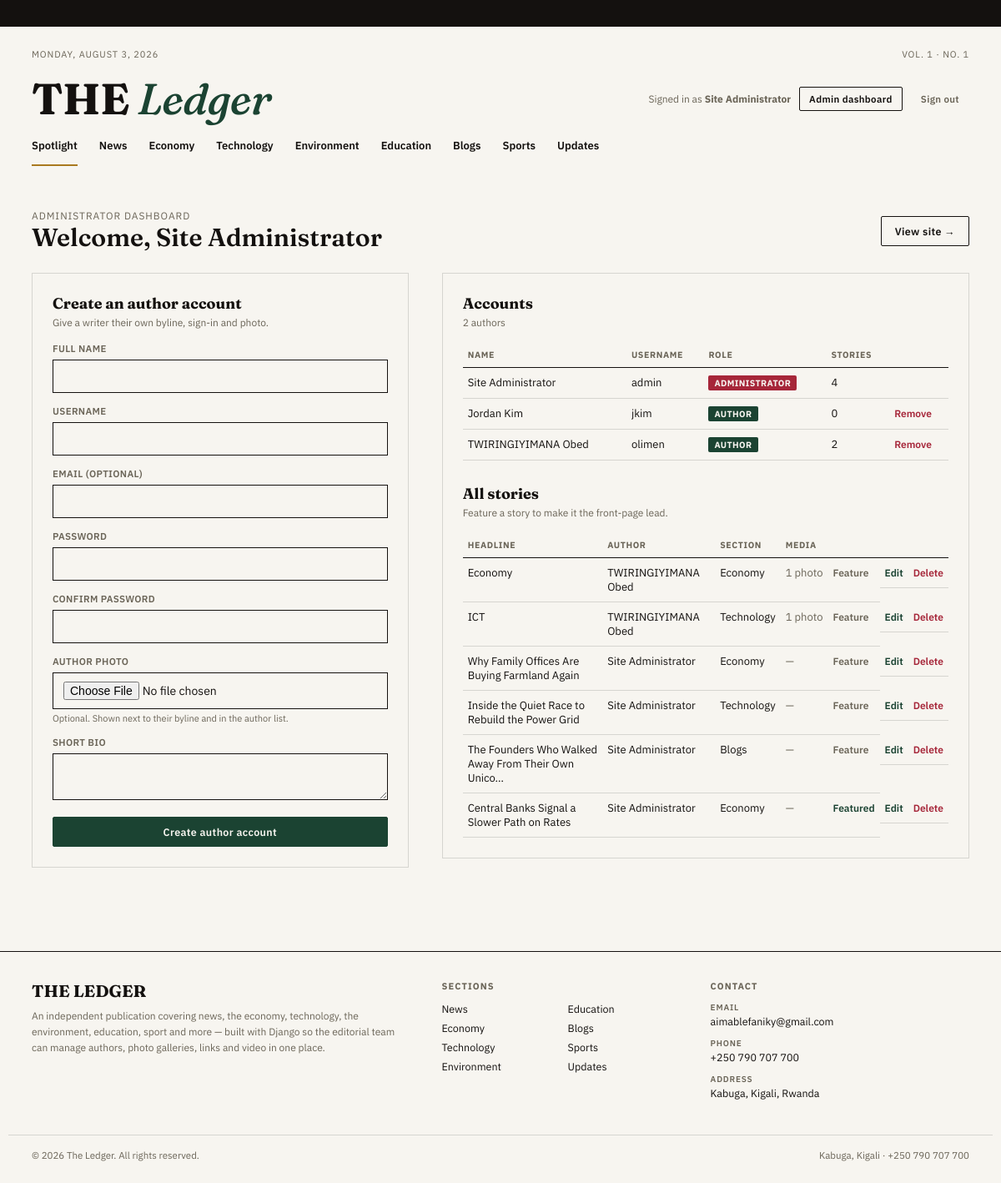
The app's page /accounts/dashboard/ (signed in), older data.
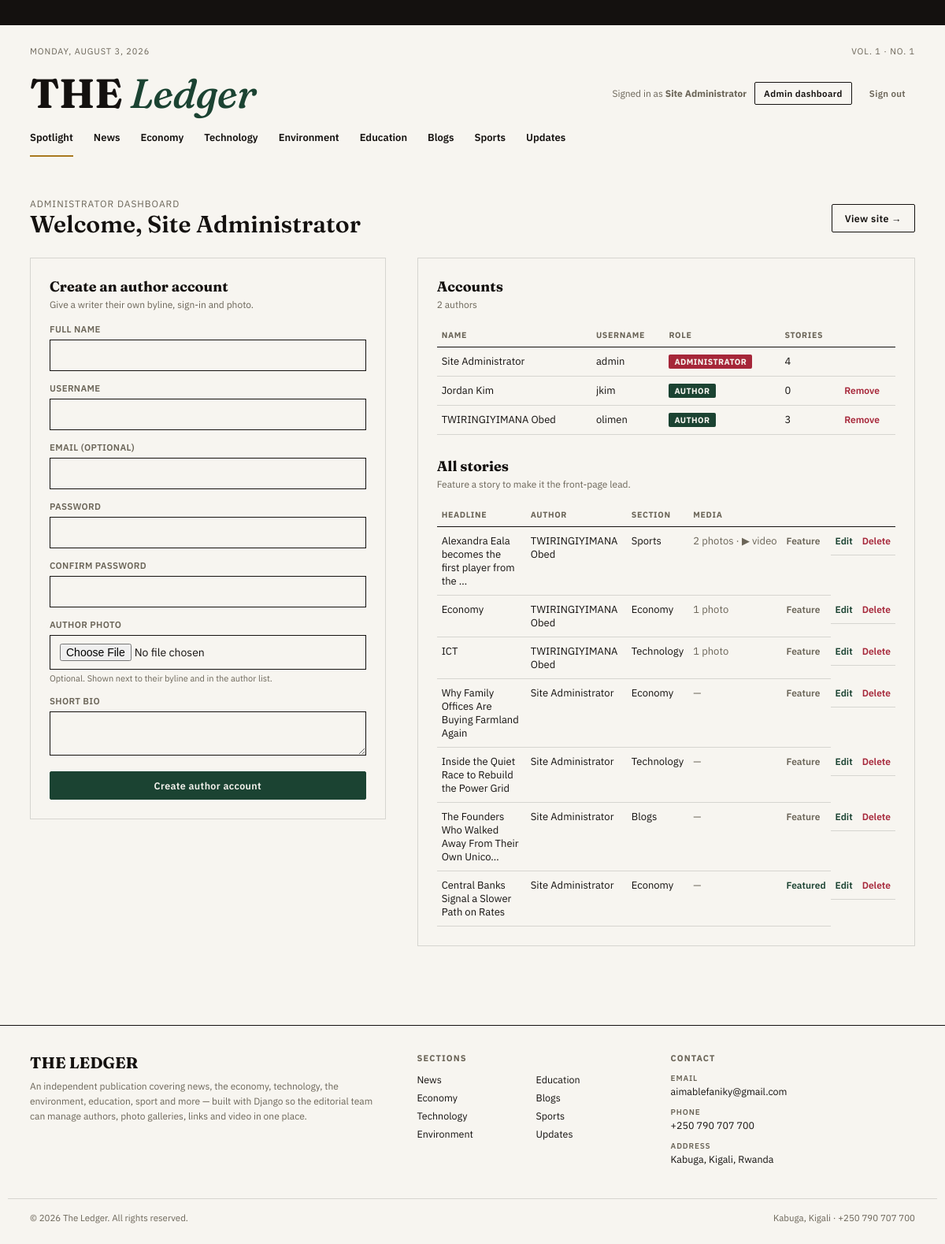
The same page, newer data.
### accounts/models.py (models this page shows, shortened)
class Profile(models.Model):
    ROLE_CHOICES = [
        ("admin", "Administrator"),
        ("author", "Author"),
    ]
    user = models.OneToOneField(
        settings.AUTH_USER_MODEL, on_delete=models.CASCADE, related_name="profile"
    )
    role = models.CharField(max_length=10, choices=ROLE_CHOICES, default="author")
    bio = models.TextField(blank=True, help_text="One or two sentences shown on the author's byline.")
    avatar = models.ImageField(upload_to="avatars/", blank=True, null=True)
    class Meta:
        ordering = ["user__first_name", "user__username"]
    @property
    def is_admin(self):
        return self.role == "admin" or self.user.is_superuser
    @property
    def display_name(self):
        return self.user.get_full_name() or self.user.username

### news/models.py (models this page shows, shortened)
class Article(models.Model):
    CATEGORY_CHOICES = [
        ("News", "News"),
        ("Economy", "Economy"),
        ("Technology", "Technology"),
        ("Environment", "Environment"),
        ("Education", "Education"),
        ("Blogs", "Blogs"),
        ("Sports", "Sports"),
        ("Updates", "Updates"),
    ]
    title = models.CharField(max_length=200)
    slug = models.SlugField(max_length=220, unique=True, blank=True)
    dek = models.CharField(max_length=300, help_text="One-sentence summary shown on listings.")
    body = models.TextField(
        help_text=(
            "Leave a blank line between paragraphs. Paste a web address to link it, "
            "or write [words to link](https://example.com) to link a phrase. "
            "A YouTube address on a line of its own becomes a playable video."
        )
    )
    category = models.CharField(max_length=20, choices=CATEGORY_CHOICES, default="News")
    author = models.ForeignKey(settings.AUTH_USER_MODEL, on_delete=models.CASCADE, related_name="articles")
    allow_links = models.BooleanField(
        default=True,
        verbose_name="Make links in the story clickable",
        help_text="Turn off to show web addresses as plain text.",
    )
    embed_videos = models.BooleanField(
        default=True,
        verbose_name="Play YouTube links as videos",
        help_text="Turn off to show YouTube addresses as ordinary links instead of a player.",
    )
    featured = models.BooleanField(default=False)
    created_at = models.DateTimeField(default=timezone.now)
    class Meta:
        ordering = ["-created_at"]
    def get_absolute_url(self):
        return reverse("news:article_detail", args=[self.slug])
    def get_edit_url(self):
        return reverse("news:edit_article", args=[self.pk])
    @property
    def photo_list(self):
        if not hasattr(self, "_photo_list_cache"):
            self._photo_list_cache = list(self.photos.all())
        return self._photo_list_cache
    @property
    def photo_count(self):
        return len(self.photo_list)
    @property
    def has_video(self):
        return self.embed_videos and bool(richtext.find_videos(self.body, limit=1))

### accounts/views.py (the view)
# urls.py: path("dashboard/", views.admin_dashboard, name="admin_dashboard"),
@login_required
@user_passes_test(is_admin_user, login_url="accounts:login")
def admin_dashboard(request):
    if request.method == "POST":
        form = CreateAuthorForm(request.POST, request.FILES)
        if form.is_valid():
            user = form.save()
            messages.success(
                request,
                f'Author account created. {user.first_name} can sign in with username "{user.username}".',
            )
            return redirect("accounts:admin_dashboard")
    else:
        form = CreateAuthorForm()
    authors = Profile.objects.select_related("user").filter(role="author")
    articles = Article.objects.select_related("author", "author__profile").prefetch_related("photos")
    return render(
        request,
        "accounts/admin_dashboard.html",
        {"form": form, "authors": authors, "articles": articles},
    )

### accounts/forms.py (shortened to what this page needs)
class CreateAuthorForm(UserCreationForm):
    first_name = forms.CharField(max_length=150, required=True, label="Full name")
    email = forms.EmailField(required=False)
    bio = forms.CharField(
        widget=forms.Textarea(attrs={"rows": 2}),
        required=False,
        label="Short bio",
        help_text="Shown under the author's byline, e.g. 'Covers markets and monetary policy.'",
    )
    avatar = forms.ImageField(required=False, label="Author photo")
    class Meta(UserCreationForm.Meta):
        model = User
        fields = ["username", "first_name", "email"]

### accounts/views.py (called while the page is built)
def is_admin_user(user):
    return user.is_authenticated and (
        user.is_superuser or user.is_staff or getattr(getattr(user, "profile", None), "is_admin", False)
    )

### news/context_processors.py (called while the page is built)
def navigation(request):
    return {"nav_categories": [choice[0] for choice in Article.CATEGORY_CHOICES]}

### news/richtext.py (called while the page is built, shortened)
def normalize_url(raw):
    if not raw:
        return None
    url = raw.strip()
    if url.lower().startswith("www."):
        url = f"https://{url}"
    parsed = urlparse(url)
    if parsed.scheme.lower() not in ALLOWED_SCHEMES:
        return None
    if parsed.scheme.lower() != "mailto" and not parsed.netloc:
        return None
    return url

def _start_seconds(value):
    if not value:
        return None

def youtube_video(url):
    safe = normalize_url(url)
    if not safe:
        return None
    parsed = urlparse(safe)
    host = parsed.netloc.lower()
    path = parsed.path or ""
    query = parse_qs(parsed.query)
    video_id = None
    if host in _YOUTUBE_SHORT_HOSTS:
        video_id = path.lstrip("/").split("/")[0]
    if not video_id or not _VIDEO_ID_RE.match(video_id):
        return None
    start = _start_seconds((query.get("t") or query.get("start") or [""])[0])
    return video_id, start

def find_videos(text, limit=None):
    found = []
    for match in _TOKEN_RE.finditer(text or ""):
        raw = match.group("md_url") or _strip_trailing_punctuation(match.group("url"))
        video = youtube_video(raw)
        if video and video[0] not in [v[0] for v in found]:
            found.append(video)
            if limit and len(found) >= limit:
                break
    return found

### templates/accounts/admin_dashboard.html (shortened to what this page needs)
{% extends "base.html" %}
{% block content %}
<div class="wrap dash">
  <div class="dash-head">
    <div>
      <div class="dash-role">Administrator dashboard</div>
      <div class="dash-title">Welcome, {{ user.profile.display_name }}</div>
    </div>
    <a class="btn" href="{% url 'news:home' %}">View site →</a>
  </div>
  <div class="dash-grid">
    <div class="panel">
      <h3>Create an author account</h3>
      <div class="phint">Give a writer their own byline, sign-in and photo.</div>
      <form method="post" enctype="multipart/form-data">
        <label for="{{ form.first_name.id_for_label }}">Full name</label>
        {{ form.first_name }}{{ form.first_name.errors }}
        <label for="{{ form.username.id_for_label }}">Username</label>
        {{ form.username }}{{ form.username.errors }}
        <label for="{{ form.email.id_for_label }}">Email (optional)</label>
        {{ form.email }}{{ form.email.errors }}
        <label for="{{ form.password1.id_for_label }}">Password</label>
        {{ form.password1 }}{{ form.password1.errors }}
        <label for="{{ form.password2.id_for_label }}">Confirm password</label>
        {{ form.password2 }}{{ form.password2.errors }}
        <label for="{{ form.avatar.id_for_label }}">Author photo</label>
        {{ form.avatar }}
        <div class="helptext">Optional. Shown next to their byline and in the author list.</div>
        <label for="{{ form.bio.id_for_label }}">Short bio</label>
        {{ form.bio }}{{ form.bio.errors }}
        <div style="margin-top:16px;"><button class="btn btn-solid" style="width:100%;" type="submit">Create author account</button></div>
      </form>
    </div>
    <div class="panel">
      <h3>Accounts</h3>
      <div class="phint">{{ authors|length }} author{{ authors|length|pluralize }}</div>
      <div class="table-scroll">
      <table>
        <thead><tr><th>Name</th><th>Username</th><th>Role</th><th>Stories</th><th></th></tr></thead>
        <tbody>
          <tr>
            <td>{{ user.profile.display_name }}</td>
            <td>{{ user.username }}</td>
            <td><span class="tag tag-admin">Administrator</span></td>
            <td>{{ user.articles.count }}</td>
            <td></td>
          </tr>
          {% for p in authors %}
          <tr>
            <td>{{ p.display_name }}</td>
            <td>{{ p.user.username }}</td>
            <td><span class="tag tag-author">Author</span></td>
            <td>{{ p.user.articles.count }}</td>
            <td>
              <form method="post" action="{% url 'accounts:remove_author' p.user.id %}" onsubmit="return confirm('Remove this account? Their stories stay published.');">
                <button type="submit" class="link-del">Remove</button>
              </form>
            </td>
          </tr>
          {% endfor %}
        </tbody>
      </table>
      </div>
      <h3 style="margin-top:28px;">All stories</h3>
      <div class="phint">Feature a story to make it the front-page lead.</div>
      <div class="table-scroll">
      <table>
        <thead><tr><th>Headline</th><th>Author</th><th>Section</th><th>Media</th><th></th><th></th></tr></thead>
        <tbody>
          {% for a in articles %}
          <tr>
            <td><a href="{{ a.get_absolute_url }}">{{ a.title|truncatechars:50 }}</a></td>
            <td>{{ a.author.profile.display_name|default:a.author.username }}</td>
            <td>{{ a.category }}</td>
            <td class="media-cell">
              {% if a.photo_count %}{{ a.photo_count }} photo{{ a.photo_count|pluralize }}{% endif %}
              {% if a.has_video %}{% if a.photo_count %} · {% endif %}▶ video{% endif %}
              {% if not a.photo_count and not a.has_video %}—{% endif %}
            </td>
            <td>
              <form method="post" action="{% url 'news:toggle_featured' a.pk %}">
                <button type="submit" class="link-del" style="color:{% if a.featured %}var(--green){% else %}var(--muted){% endif %};">{% if a.featured %}Featured{% else %}Feature{% endif %}</button>
              </form>
            </td>
            <td class="row-actions">
              <a class="link-edit" href="{{ a.get_edit_url }}">Edit</a>
              <form method="post" action="{% url 'news:delete_article' a.pk %}" onsubmit="return confirm('Delete this story?');">
                <button type="submit" class="link-del">Delete</button>
              </form>
            </td>
          </tr>
          {% endfor %}
        </tbody>
      </table>
      </div>
    </div>
  </div>
</div>
{% endblock %}

### templates/base.html (shortened to what this page needs)
{% load static %}
<!DOCTYPE html>
<html lang="en">
<head>
<link rel="stylesheet" href="{% static 'css/style.css' %}">
</head>
<body>
<div class="ticker-band"><div class="ticker-track">
</div></div>
<header class="masthead wrap">
  <div class="masthead-top">
    <span>{% now "l, F j, Y" %}</span>
    <span>Vol. 1 · No. 1</span>
  </div>
  <div class="logo-row">
    <a href="{% url 'news:home' %}" class="logo">THE <span class="accent">Ledger</span></a>
    <div class="masthead-actions">
      {% if user.is_authenticated %}
        <span class="byline">Signed in as <strong>{{ user.profile.display_name }}</strong></span>
        {% if user.profile.is_admin %}
          <a class="btn btn-small" href="{% url 'accounts:admin_dashboard' %}">Admin dashboard</a>
        {% else %}
          <a class="btn btn-small" href="{% url 'news:author_dashboard' %}">Author dashboard</a>
        {% endif %}
        <form method="post" action="{% url 'accounts:logout' %}" style="display:inline;">
          <button type="submit" class="btn btn-small btn-ghost">Sign out</button>
        </form>
      {% else %}
        <a class="btn" href="{% url 'accounts:login' %}">Sign in</a>
      {% endif %}
    </div>
  </div>
  <nav class="mainnav">
    <a href="{% url 'news:home' %}" class="{% if active_category == 'All' or not active_category %}active{% endif %}">Spotlight</a>
    {% for c in nav_categories %}
      <a href="{% url 'news:home' %}?category={{ c }}" class="{% if active_category == c %}active{% endif %}">{{ c }}</a>
    {% endfor %}
  </nav>
</header>
<main>
  {% block content %}{% endblock %}
</main>
<footer>
  <div class="wrap footer-grid">
    <div class="footer-about">
      <div class="flogo">THE LEDGER</div>
      <p>An independent publication covering news, the economy, technology, the environment, education, sport and more — built with Django so the editorial team can manage authors, photo galleries, links and video in one place.</p>
    </div>
    <div class="footer-col">
      <h4>Sections</h4>
      <ul class="footer-links">
        {% for c in nav_categories %}
          <li><a href="{% url 'news:home' %}?category={{ c }}">{{ c }}</a></li>
        {% endfor %}
      </ul>
    </div>
    <div class="footer-col">
      <h4>Contact</h4>
      <ul class="footer-contact">
        <li>
          <span class="fc-label">Email</span>
          <a href="mailto:aimablefaniky@gmail.com">aimablefaniky@gmail.com</a>
        </li>
        <li>
          <span class="fc-label">Phone</span>
          <a href="tel:+250790707700">+250 790 707 700</a>
        </li>
        <li>
          <span class="fc-label">Address</span>
          <address>Kabuga, Kigali, Rwanda</address>
        </li>
      </ul>
    </div>
  </div>
  <div class="wrap footer-base">
    <span>&copy; {% now "Y" %} The Ledger. All rights reserved.</span>
    <span>Kabuga, Kigali · <a href="tel:+250790707700">+250 790 707 700</a></span>
  </div>
</footer>
</body>
</html>

Row changes from the older to the newer data that the page shows:
computed for Profile "TWIRINGIYIMANA Obed": user.articles.count "2" → "3"
added Article: title "Alexandra Eala becomes the first player from the …", author.profile.display_name "TWIRINGIYIMANA Obed", category "Sports", photo_count "2", embed_videos "▶ video", featured "Feature"
